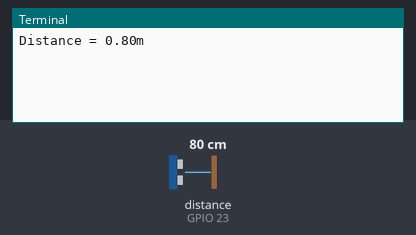
A program run on a simulated Raspberry Pi (BCM pin numbers). Shown: the last lines printed to the terminal. The inputs (shaded band) are chosen by the test bench; at power-on: distance to the obstacle (sensor on GPIO 23) 80 cm. The echo pulse lasts 58.3 µs per cm; the clock reads 2024-03-15 10:24:30 at power-on unless the program sets it; no MQTT or app messages arrive unless stated; the camera gives no picture and a still takes 0.5 s.

Above: at 1.2 s.
1.3 s: distance to the obstacle (sensor on GPIO 23) set to 2 cm
At 3.4 s:
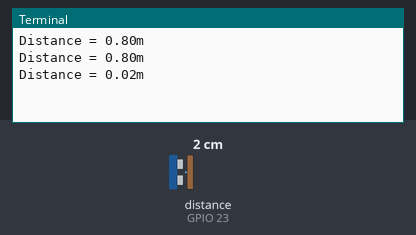
4.3 s: distance to the obstacle (sensor on GPIO 23) set to 4 cm
At 5.1 s:
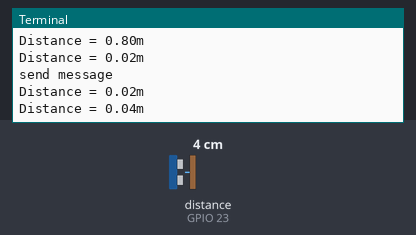
Timing chart, 0 to 7.3 s (numbered marks = the images above; inputs shaded):
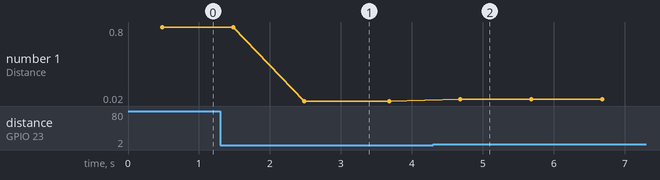

Measured:
- after the input at 1.3 s, the terminal: prints a new line after 1.2 s (image 1)
- after the input at 4.3 s, the terminal: prints a new line after 0.38 s (image 2)
- plotted number 1: 0.8 → 0.02 after the input at 1.3 s, 0.02 → 0.04 after the input at 4.3 s

The program:

delivery_service.py
```python
# 거리 측정 센서 모듈
from gpiozero import DistanceSensor
from time import sleep

# 이미지 캡쳐

from time import sleep
from picamera import PiCamera
from datetime import datetime


# mqtt

import paho.mqtt.client as mqtt
import paho.mqtt.publish as publish


MQTT_SERVER = "175.211.162.37"  #Write Server IP Address
MQTT_PATH = "Image"
MQTT_PATH1 = "Android"


# 거리측정
sensor = DistanceSensor(23,24) # echo, trig

# 이미지 캡쳐
nw = datetime.now()

state = 0
state_a = 0

while True:
    print(f"Distance = {sensor.distance:.2f}m")
    dis = round(sensor.distance,2)
    sleep(1)
    if (dis <= 0.2) :

        state = 1
        # 택배가 도착 했을 때 한 번만 울리게 하기위하여 지정해준 변수
        state_a += 1

    if(state_a == 1) and (dis <= 0.2):
        publish.single(MQTT_PATH1, "arrived_box", hostname=MQTT_SERVER)
        print("send message")

    if(state == 1) and (dis > 0.5):
        state = 0
        state_a = 0

        # Create File
        my_file = open(f'delivery_service/img{nw.year}-{nw.month}-{nw.day}_{nw.hour}:{nw.minute}:{nw.second}.jpg', 'wb')
        camera = PiCamera()
        camera.start_preview()
        sleep(2)

        camera.capture(my_file)

        # Read File
        f = open(f"delivery_service/img{nw.year}-{nw.month}-{nw.day}_{nw.hour}:{nw.minute}:{nw.second}.jpg","rb")
        fileContent= f.read()
        byteArr = bytearray(fileContent)
        publish.single(MQTT_PATH, byteArr, hostname=MQTT_SERVER)
        print("Send file")
        camera.close()
```
